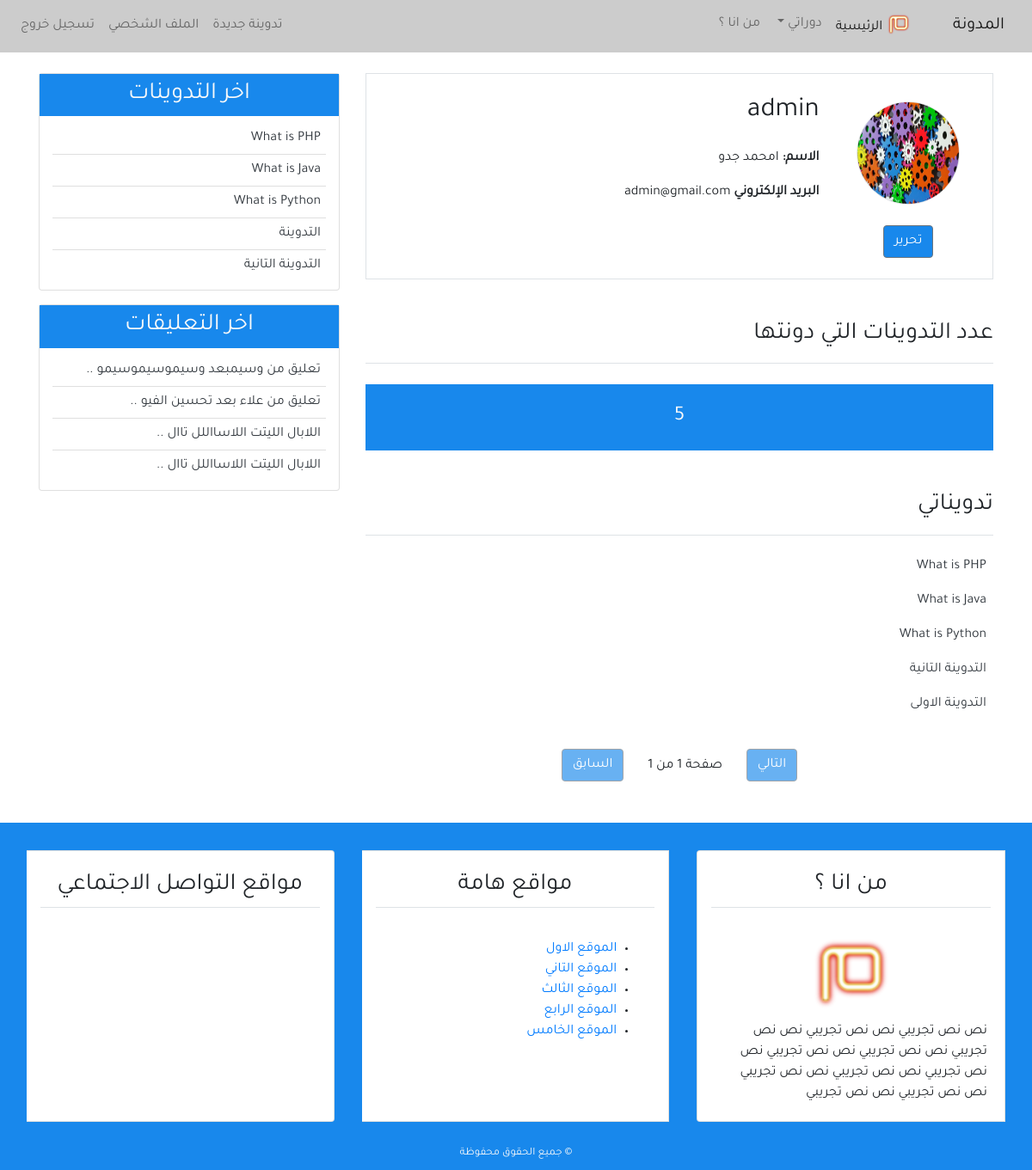
The page /profile/ (signed in) on the database as committed earlier.
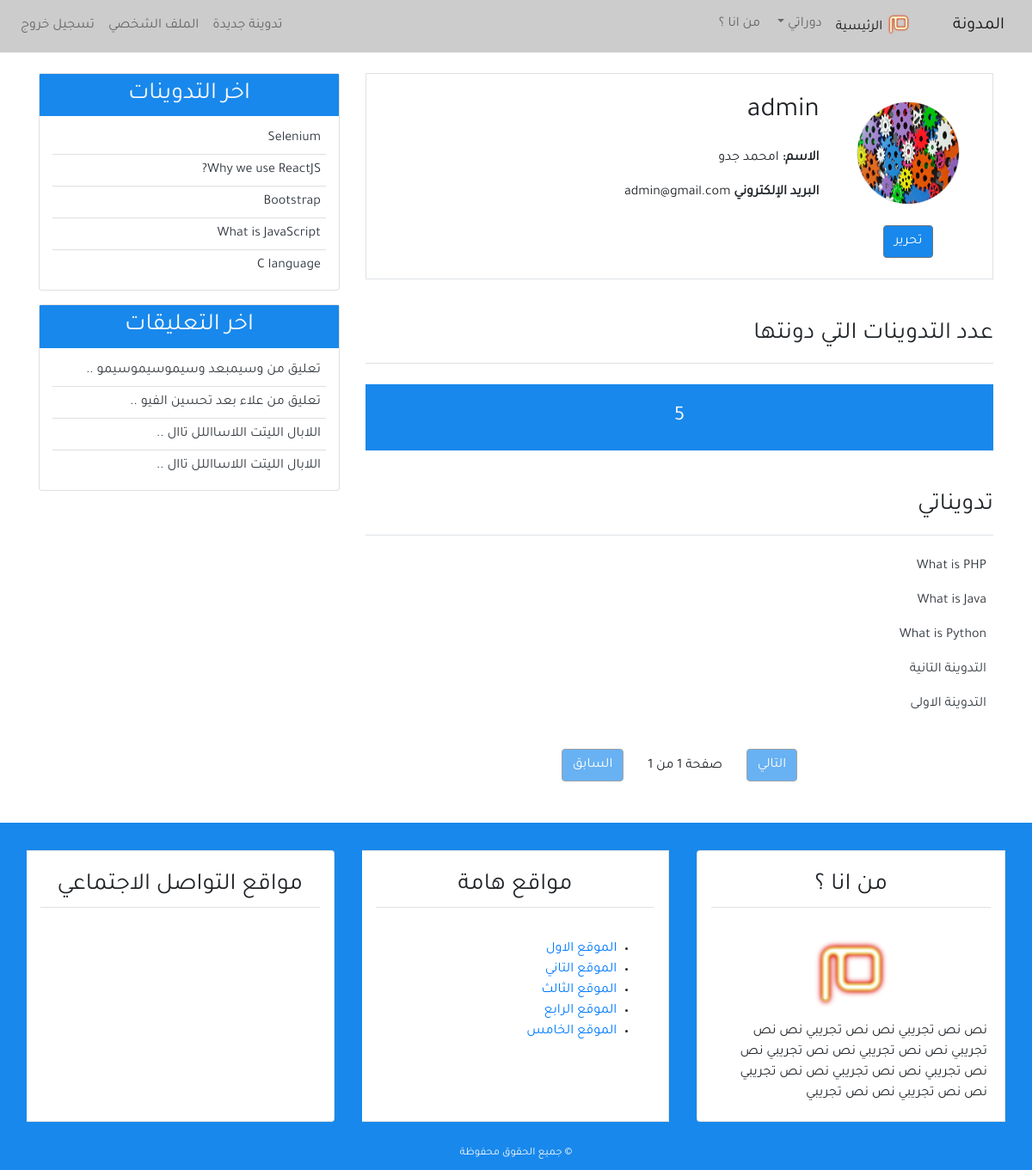
The same page on the database as committed later.
### blog/models.py (models this page shows, shortened)
class Post(models.Model):
    title = models.CharField(max_length=100, blank=True, null=True)
    content = models.TextField()
    post_date = models.DateTimeField(default=timezone.now )
    post_update = models.DateTimeField(auto_now = True)
    author = models.ForeignKey(User, on_delete=models.CASCADE)
    class Meta :
        ordering = ('-post_date',)

class Comment(models.Model):
    name = models.CharField(max_length=50, verbose_name ='الاسم ' )
    email = models.EmailField(verbose_name ='البريد الالكتروني')
    body = models.TextField(verbose_name =' التعليق ')
    comment_date = models.DateTimeField(auto_now_add=True)
    active = models.BooleanField(default=True)
    post = models.ForeignKey(Post, related_name='comments', on_delete=models.CASCADE)
    class Meta :
        ordering = ('-comment_date',)

### user/views.py (the view)
# urls.py: path('profile/',views.profile,name = 'profile'),
@login_required(login_url='login')
def profile(request):
    posts = Post.objects.filter(author = request.user)
    post_list = Post.objects.filter(author = request.user)
    paginator = Paginator(post_list,6)
    page = request.GET.get('page')
    try:
        post_list = paginator.page(page)
    except PageNotAnInteger:
        post_list = paginator.page(1)
    except EmptyPage:
        post_list = paginator.page(paginator.num_page)
    return render(request,'user/profile.html',{
        'title': 'الملف الشخصي ' ,
        'posts' : posts,
        'page':page,
        'post_list':post_list
    })

### blog/templatetags/post_tag.py (called while the page is built)
@register.inclusion_tag('blog/latest_posts.html')  #decorator
def latest_posts() : #simple python function
    context ={
        'l_posts' :Post.objects.all()[0:5]
    }
    return context

@register.inclusion_tag('blog/latest_comments.html')  #decorator
def latest_comments() : #simple python function
    context ={
        'l_comments' : Comment.objects.filter(active = True)[:5],
    }
    return context

### user/templates/user/profile.html (shortened to what this page needs)
{% extends 'blog/base.html' %}
{% block content %}
    <div class="border p-4 mb-5 ">
   <div class="row">
   <div class="col-md-3 text-center">
   <img class="img-fluid rounded-circle  border m-2" style="width: 120px; height:120px;"
   src="{{ user.profile.image.url }}"
   alt="صورة الناشر"
   >
   <div class="mt-3">
       <a class="btn btn-secondary bg-secondary" href="#">    تحرير  </a>
   </div>
   </div>
   <div class="col-md-9">
    <h2 class="mb-4">{{user.username}} </h2>
    <p class="font-weight-bold">الاسم: <span class="font-weight-normal"> {{user.first_name}}  {{user.last_name}} </span></p>
    <p class="font-weight-bold"> البريد الإلكتروني <span class="font-weight-normal">{{user.email}}</span></p>
   </div>
        </div>
</div>
<div class="row">
<div class="col-md">
    <h3 class="border-bottom pb-3 mb-4">
        عدد التدوينات التي دونتها
    </h3>
    <h4 class="bg-secondary text-center p-4 text-light">
  {{posts.count}}
    </h4>
    <h3 class="border-bottom mb-4 pb-3 mt-5">تدويناتي</h3>
    {% for post  in post_list  %}
        <ul class="pr-2">
            <a class="text-dark" href="{% url 'detail' post.pk %}"> {{post.title}} </a>
        </ul>
        {% empty %}
        <h4 class="text-center mb-5">لا يوجد تدوينات</h4>
        {% endfor %}
{% include "blog/pagination.html" with page=post_list %}
</div>
</div>
{% endblock content %}

### blog/templates/blog/latest_posts.html
<ul class="list-group-flush latest-post">
    {% for post  in l_posts  %}
      <li class="list-group-item latest-post-item" >
           <a class="text-dark" href="{% url 'detail' post.pk  %}"> {{post.title}} </a>
      </li>
    {% endfor %}
</ul>

### blog/templates/blog/latest_comments.html
<ul class="list-group-flush latest-comment">
    {% for comment  in l_comments  %}
      <li class="list-group-item latest-comment-item" >
           <a class="text-dark" href="{% url 'detail' comment.post.pk  %}">
            {% if comment.body|length > 25 %}
            {{comment.body|slice:'30'}} ..
            {% else %}
            {{comment.body}}
            {% endif %}
          </a>
      </li>
      {% empty %}
      <li class="list-group-item latest-comment-item" >  لا يوجد تعليقات </li>
    {% endfor %}
</ul>

Rows that differ between the two databases and show on the page:
no longer on one of the page's lists (row unchanged): Post: title "What is PHP"
no longer on one of the page's lists (row unchanged): Post: title "What is Java"
no longer on one of the page's lists (row unchanged): Post: title "What is Python"
no longer on one of the page's lists (row unchanged): Post: title "التدوينة التانية"
no longer on this page (row unchanged): Post: title "التدوينة", shown under "اخر التدوينات"
added Post: title "Selenium", shown under "اخر التدوينات"
added Post: title "Why we use ReactJS?", shown under "اخر التدوينات"
added Post: title "Bootstrap", shown under "اخر التدوينات"
added Post: title "What is JavaScript", shown under "اخر التدوينات"
added Post: title "C language", shown under "اخر التدوينات"
